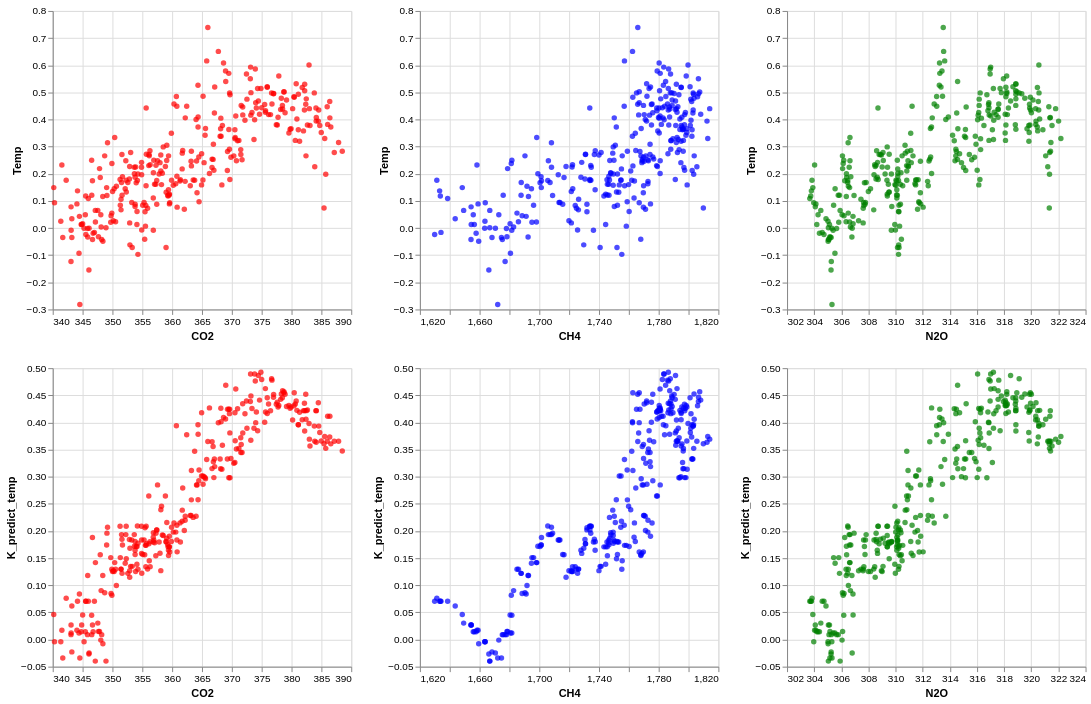

Notebook code for this chart:
### Markdown cell above
Lets compare the actual graph with the predicted graph again to see how well the training data fitted

### Code cell
K_neighbor_Carbon_chart = alt.Chart(df).mark_circle(color="red").encode(
    x = alt.X("CO2", scale = alt.Scale(zero=False)),
    y = alt.Y("K_predict_temp", scale = alt.Scale(zero=False))
)
K_neighbor_Methane_chart = alt.Chart(df).mark_circle(color="blue").encode(
    x = alt.X("CH4", scale = alt.Scale(zero=False)),
    y = alt.Y("K_predict_temp", scale = alt.Scale(zero=False))
)
K_neighbor_Nitrogen_chart = alt.Chart(df).mark_circle(color="green").encode(
    x = alt.X("N2O", scale = alt.Scale(zero=False)),
    y = alt.Y("K_predict_temp", scale = alt.Scale(zero=False))
)

Carbon_chart & K_neighbor_Carbon_chart| Methane_chart & K_neighbor_Methane_chart| Nitrogen_chart & K_neighbor_Nitrogen_chart

### Figure 1 — Vega-Lite specification as saved in the notebook (floating-point values rounded to 4 significant figures; data arrays with more than 128 entries replaced by an {"elided": "..."} marker saying what was removed)
{"config": {"view": {"continuousWidth": 300, "continuousHeight": 300}}, "hconcat": [{"vconcat": [{"mark": {"type": "circle", "color": "red"}, "encoding": {"x": {"field": "CO2", "scale": {"zero": false}, "type": "quantitative"}, "y": {"field": "Temp", "scale": {"zero": false}, "type": "quantitative"}}}, {"mark": {"type": "circle", "color": "red"}, "encoding": {"x": {"field": "CO2", "scale": {"zero": false}, "type": "quantitative"}, "y": {"field": "K_predict_temp", "scale": {"zero": false}, "type": "quantitative"}}}]}, {"vconcat": [{"mark": {"type": "circle", "color": "blue"}, "encoding": {"x": {"field": "CH4", "scale": {"zero": false}, "type": "quantitative"}, "y": {"field": "Temp", "scale": {"zero": false}, "type": "quantitative"}}}, {"mark": {"type": "circle", "color": "blue"}, "encoding": {"x": {"field": "CH4", "scale": {"zero": false}, "type": "quantitative"}, "y": {"field": "K_predict_temp", "scale": {"zero": false}, "type": "quantitative"}}}]}, {"vconcat": [{"mark": {"type": "circle", "color": "green"}, "encoding": {"x": {"field": "N2O", "scale": {"zero": false}, "type": "quantitative"}, "y": {"field": "Temp", "scale": {"zero": false}, "type": "quantitative"}}}, {"mark": {"type": "circle", "color": "green"}, "encoding": {"x": {"field": "N2O", "scale": {"zero": false}, "type": "quantitative"}, "y": {"field": "K_predict_temp", "scale": {"zero": false}, "type": "quantitative"}}}]}], "data": {"name": "data-3076a31129682ff0f89e45fd92dc0c63"}, "$schema": "https://vega.github.io/schema/vega-lite/v6.4.1.json", "datasets": {"data-3076a31129682ff0f89e45fd92dc0c63": {"elided": "308 records"}}}
